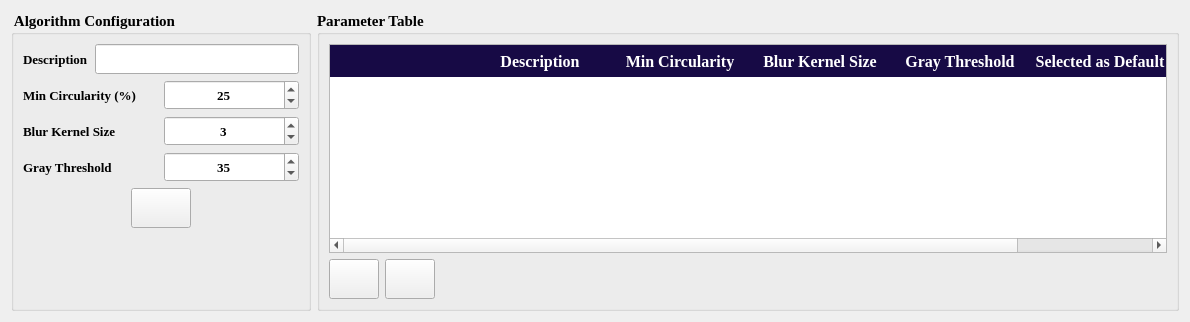
                      <widget class="QWidget" name="tab_4">
                       <attribute name="icon">
                        <iconset>
                         <normaloff>Icons/thresh.png</normaloff>Icons/thresh.png</iconset>
                       </attribute>
                       <attribute name="title">
                        <string/>
                       </attribute>
                       <layout class="QHBoxLayout" name="horizontalLayout_34">
                        <item>
                         <widget class="QGroupBox" name="groupBox_14">
                          <property name="minimumSize">
                           <size>
                            <width>300</width>
                            <height>200</height>
                           </size>
                          </property>
                          <property name="maximumSize">
                           <size>
                            <width>400</width>
                            <height>16777215</height>
                           </size>
                          </property>
                          <property name="font">
                           <font>
                            <family>Times New Roman</family>
                            <pointsize>11</pointsize>
                            <weight>75</weight>
                            <bold>true</bold>
                           </font>
                          </property>
                          <property name="title">
                           <string> Algorithm Configuration</string>
                          </property>
                          <layout class="QVBoxLayout" name="verticalLayout_25">
                           <item>
                            <layout class="QHBoxLayout" name="horizontalLayout_51">
                             <item>
                              <widget class="QLabel" name="label_28">
                               <property name="font">
                                <font>
                                 <family>Times New Roman</family>
                                 <pointsize>10</pointsize>
                                </font>
                               </property>
                               <property name="text">
                                <string>Description</string>
                               </property>
                              </widget>
                             </item>
                             <item>
                              <widget class="QLineEdit" name="algo_desc_lineedit">
                               <property name="sizePolicy">
                                <sizepolicy hsizetype="Expanding" vsizetype="Fixed">
                                 <horstretch>0</horstretch>
                                 <verstretch>30</verstretch>
                                </sizepolicy>
                               </property>
                               <property name="minimumSize">
                                <size>
                                 <width>0</width>
                                 <height>30</height>
                                </size>
                               </property>
                               <property name="font">
                                <font>
                                 <family>Times New Roman</family>
                                 <pointsize>10</pointsize>
                                </font>
                               </property>
                               <property name="cursor">
                                <cursorShape>IBeamCursor</cursorShape>
                               </property>
                               <property name="alignment">
                                <set>Qt::AlignCenter</set>
                               </property>
                              </widget>
                             </item>
                            </layout>
                           </item>
                           <item>
                            <layout class="QHBoxLayout" name="horizontalLayout_24">
                             <item>
                              <widget class="QLabel" name="label_18">
                               <property name="font">
                                <font>
                                 <family>Times New Roman</family>
                                 <pointsize>10</pointsize>
                                </font>
                               </property>
                               <property name="text">
                                <string>Min Circularity (%)</string>
                               </property>
                              </widget>
                             </item>
                             <item>
                              <widget class="QSpinBox" name="circ_acc_spin_2">
                               <property name="minimumSize">
                                <size>
                                 <width>0</width>
                                 <height>30</height>
                                </size>
                               </property>
                               <property name="maximumSize">
                                <size>
                                 <width>16777215</width>
                                 <height>30</height>
                                </size>
                               </property>
                               <property name="font">
                                <font>
                                 <family>Times New Roman</family>
                                 <pointsize>10</pointsize>
                                </font>
                               </property>
                               <property name="cursor">
                                <cursorShape>IBeamCursor</cursorShape>
                               </property>
                               <property name="locale">
                                <locale language="English" country="UnitedStates"/>
                               </property>
                               <property name="alignment">
                                <set>Qt::AlignCenter</set>
                               </property>
                               <property name="minimum">
                                <number>1</number>
                               </property>
                               <property name="maximum">
                                <number>100</number>
                               </property>
                               <property name="singleStep">
                                <number>0</number>
                               </property>
                               <property name="value">
                                <number>25</number>
                               </property>
                              </widget>
                             </item>
                            </layout>
                           </item>
                           <item>
                            <layout class="QHBoxLayout" name="horizontalLayout_25">
                             <item>
                              <widget class="QLabel" name="label_19">
                               <property name="font">
                                <font>
                                 <family>Times New Roman</family>
                                 <pointsize>10</pointsize>
                                </font>
                               </property>
                               <property name="text">
                                <string>Blur Kernel Size</string>
                               </property>
                              </widget>
                             </item>
                             <item>
                              <widget class="QSpinBox" name="blur_ksize_spin_2">
                               <property name="minimumSize">
                                <size>
                                 <width>0</width>
                                 <height>30</height>
                                </size>
                               </property>
                               <property name="maximumSize">
                                <size>
                                 <width>16777215</width>
                                 <height>30</height>
                                </size>
                               </property>
                               <property name="font">
                                <font>
                                 <family>Times New Roman</family>
                                 <pointsize>10</pointsize>
                                </font>
                               </property>
                               <property name="cursor">
                                <cursorShape>IBeamCursor</cursorShape>
                               </property>
                               <property name="locale">
                                <locale language="English" country="UnitedStates"/>
                               </property>
                               <property name="alignment">
                                <set>Qt::AlignCenter</set>
                               </property>
                               <property name="minimum">
                                <number>1</number>
                               </property>
                               <property name="maximum">
                                <number>91</number>
                               </property>
                               <property name="singleStep">
                                <number>2</number>
                               </property>
                               <property name="value">
                                <number>3</number>
                               </property>
                              </widget>
                             </item>
                            </layout>
                           </item>
                           <item>
                            <layout class="QHBoxLayout" name="horizontalLayout_26">
                             <item>
                              <widget class="QLabel" name="label_20">
                               <property name="font">
                                <font>
                                 <family>Times New Roman</family>
                                 <pointsize>10</pointsize>
                                </font>
                               </property>
                               <property name="text">
                                <string>Gray Threshold</string>
                               </property>
                              </widget>
                             </item>
                             <item>
                              <widget class="QSpinBox" name="gray_spin_2">
                               <property name="minimumSize">
                                <size>
                                 <width>0</width>
                                 <height>30</height>
                                </size>
                               </property>
                               <property name="maximumSize">
                                <size>
                                 <width>16777215</width>
                                 <height>30</height>
                                </size>
                               </property>
                               <property name="font">
                                <font>
                                 <family>Times New Roman</family>
                                 <pointsize>10</pointsize>
                                </font>
                               </property>
                               <property name="cursor">
                                <cursorShape>IBeamCursor</cursorShape>
                               </property>
                               <property name="locale">
                                <locale language="English" country="UnitedStates"/>
                               </property>
                               <property name="alignment">
                                <set>Qt::AlignCenter</set>
                               </property>
                               <property name="minimum">
                                <number>0</number>
                               </property>
                               <property name="maximum">
                                <number>255</number>
                               </property>
                               <property name="singleStep">
                                <number>1</number>
                               </property>
                               <property name="value">
                                <number>35</number>
                               </property>
                              </widget>
                             </item>
                            </layout>
                           </item>
                           <item>
                            <layout class="QHBoxLayout" name="horizontalLayout_43">
                             <item>
                              <widget class="QPushButton" name="apply_btn_2">
                               <property name="enabled">
                                <bool>true</bool>
                               </property>
                               <property name="minimumSize">
                                <size>
                                 <width>50</width>
                                 <height>40</height>
                                </size>
                               </property>
                               <property name="maximumSize">
                                <size>
                                 <width>60</width>
                                 <height>16777215</height>
                                </size>
                               </property>
                               <property name="font">
                                <font>
                                 <family>Times New Roman</family>
                                 <pointsize>10</pointsize>
                                 <weight>75</weight>
                                 <bold>true</bold>
                                </font>
                               </property>
                               <property name="cursor">
                                <cursorShape>PointingHandCursor</cursorShape>
                               </property>
                               <property name="toolTip">
                                <string>&lt;html&gt;&lt;head/&gt;&lt;body&gt;&lt;p&gt;&lt;span style=&quot; font-size:10pt; font-weight:400;&quot;&gt;Apply Config&lt;/span&gt;&lt;/p&gt;&lt;/body&gt;&lt;/html&gt;</string>
                               </property>
                               <property name="styleSheet">
                                <string notr="true"/>
                               </property>
                               <property name="text">
                                <string/>
                               </property>
                               <property name="icon">
                                <iconset>
                                 <normaloff>Icons/okk (1).png</normaloff>Icons/okk (1).png</iconset>
                               </property>
                               <property name="iconSize">
                                <size>
                                 <width>30</width>
                                 <height>30</height>
                                </size>
                               </property>
                               <property name="autoRepeatInterval">
                                <number>100</number>
                               </property>
                              </widget>
                             </item>
                            </layout>
                           </item>
                           <item>
                            <spacer name="verticalSpacer_2">
                             <property name="orientation">
                              <enum>Qt::Vertical</enum>
                             </property>
                             <property name="sizeHint" stdset="0">
                              <size>
                               <width>20</width>
                               <height>40</height>
                              </size>
                             </property>
                            </spacer>
                           </item>
                          </layout>
                         </widget>
                        </item>
                        <item>
                         <widget class="QGroupBox" name="groupBox_18">
                          <property name="minimumSize">
                           <size>
                            <width>862</width>
                            <height>300</height>
                           </size>
                          </property>
                          <property name="font">
                           <font>
                            <family>Times New Roman</family>
                            <pointsize>11</pointsize>
                            <weight>75</weight>
                            <bold>true</bold>
                           </font>
                          </property>
                          <property name="title">
                           <string>Parameter Table</string>
                          </property>
                          <layout class="QVBoxLayout" name="verticalLayout_7">
                           <item>
                            <widget class="QTableWidget" name="algo_param_table">
                             <property name="font">
                              <font>
                               <family>Times New Roman</family>
                               <pointsize>12</pointsize>
                              </font>
                             </property>
                             <property name="toolTip">
                              <string>&lt;html&gt;&lt;head/&gt;&lt;body&gt;&lt;p&gt;Parameter Table&lt;/p&gt;&lt;/body&gt;&lt;/html&gt;</string>
                             </property>
                             <property name="styleSheet">
                              <string notr="true">QHeaderView::section {
    background-color: #170a45;
    border: none;
    height: 32px;
	color : rgb(255,255,255)
}

QTableWidget QTableCornerButton::section {
    background-color: #170a45;
    border: 1px solid #170a45;
}

QTableWidget {
    gridline-color: #170a45;
    font-size: 12pt;
}

</string>
                             </property>
                             <attribute name="horizontalHeaderDefaultSectionSize">
                              <number>140</number>
                             </attribute>
                             <attribute name="horizontalHeaderHighlightSections">
                              <bool>true</bool>
                             </attribute>
                             <attribute name="horizontalHeaderMinimumSectionSize">
                              <number>40</number>
                             </attribute>
                             <column>
                              <property name="text">
                               <string/>
                              </property>
                             </column>
                             <column>
                              <property name="text">
                               <string>Description</string>
                              </property>
                              <property name="font">
                               <font>
                                <family>Times New Roman</family>
                                <pointsize>12</pointsize>
                                <weight>75</weight>
                                <bold>true</bold>
                               </font>
                              </property>
                             </column>
                             <column>
                              <property name="text">
                               <string>Min Circularity</string>
                              </property>
                              <property name="font">
                               <font>
                                <family>Times New Roman</family>
                                <pointsize>12</pointsize>
                                <weight>75</weight>
                                <bold>true</bold>
                               </font>
                              </property>
                             </column>
                             <column>
                              <property name="text">
                               <string>Blur Kernel Size</string>
                              </property>
                              <property name="font">
                               <font>
                                <family>Times New Roman</family>
                                <pointsize>12</pointsize>
                                <weight>75</weight>
                                <bold>true</bold>
                               </font>
                              </property>
                             </column>
                             <column>
                              <property name="text">
                               <string>Gray Threshold</string>
                              </property>
                              <property name="font">
                               <font>
                                <family>Times New Roman</family>
                                <pointsize>12</pointsize>
                                <weight>75</weight>
                                <bold>true</bold>
                               </font>
                              </property>
                             </column>
                             <column>
                              <property name="text">
                               <string>Selected as Default</string>
                              </property>
                              <property name="font">
                               <font>
                                <family>Times New Roman</family>
                                <pointsize>12</pointsize>
                                <weight>75</weight>
                                <bold>true</bold>
                               </font>
                              </property>
                             </column>
                            </widget>
                           </item>
                           <item>
                            <layout class="QHBoxLayout" name="horizontalLayout_41">
                             <item>
                              <widget class="QPushButton" name="param_apply_btn">
                               <property name="minimumSize">
                                <size>
                                 <width>50</width>
                                 <height>40</height>
                                </size>
                               </property>
                               <property name="maximumSize">
                                <size>
                                 <width>60</width>
                                 <height>16777215</height>
                                </size>
                               </property>
                               <property name="font">
                                <font>
                                 <family>Times New Roman</family>
                                 <pointsize>10</pointsize>
                                </font>
                               </property>
                               <property name="toolTip">
                                <string>&lt;html&gt;&lt;head/&gt;&lt;body&gt;&lt;p&gt;Display the selected items&lt;/p&gt;&lt;/body&gt;&lt;/html&gt;</string>
                               </property>
                               <property name="text">
                                <string/>
                               </property>
                               <property name="icon">
                                <iconset>
                                 <normaloff>Icons/selection.png</normaloff>Icons/selection.png</iconset>
                               </property>
                               <property name="iconSize">
                                <size>
                                 <width>30</width>
                                 <height>30</height>
                                </size>
                               </property>
                              </widget>
                             </item>
                             <item>
                              <widget class="QPushButton" name="algo_del_btn">
                               <property name="minimumSize">
                                <size>
                                 <width>50</width>
                                 <height>40</height>
                                </size>
                               </property>
                               <property name="maximumSize">
                                <size>
                                 <width>60</width>
                                 <height>16777215</height>
                                </size>
                               </property>
                               <property name="font">
                                <font>
                                 <family>Times New Roman</family>
                                 <pointsize>10</pointsize>
                                </font>
                               </property>
                               <property name="toolTip">
                                <string>&lt;html&gt;&lt;head/&gt;&lt;body&gt;&lt;p&gt;Clear selected items&lt;/p&gt;&lt;/body&gt;&lt;/html&gt;</string>
                               </property>
                               <property name="text">
                                <string/>
                               </property>
                               <property name="icon">
                                <iconset>
                                 <normaloff>Icons/delete.png</normaloff>Icons/delete.png</iconset>
                               </property>
                               <property name="iconSize">
                                <size>
                                 <width>30</width>
                                 <height>30</height>
                                </size>
                               </property>
                              </widget>
                             </item>
                             <item>
                              <spacer name="horizontalSpacer_11">
                               <property name="orientation">
                                <enum>Qt::Horizontal</enum>
                               </property>
                               <property name="sizeHint" stdset="0">
                                <size>
                                 <width>40</width>
                                 <height>20</height>
                                </size>
                               </property>
                              </spacer>
                             </item>
                            </layout>
                           </item>
                          </layout>
                         </widget>
                        </item>
                       </layout>
                      </widget>
